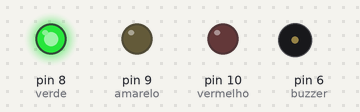
Recording of a sketch running on a simulated Arduino Uno, built with avr-gcc and run on an emulated ATmega328P. On the bench: output pins drawn as LEDs (lit = HIGH), buzzer (waves = sounding).

Above: at 2.5 s.
At 6.0 s:
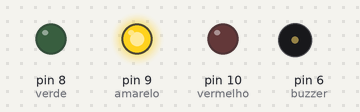
At 9.5 s:
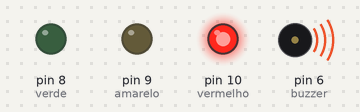
Timing chart, 0 to 15.6 s (numbered marks = the images above):
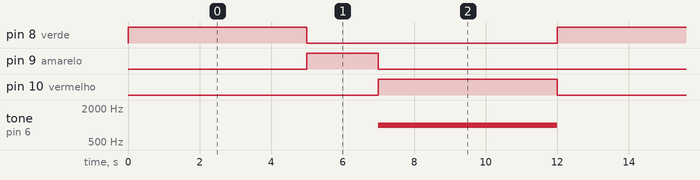

Measured:
- by itself, pin 8 (verde), pin 10 (vermelho): alternates HIGH for 5.0 s and LOW for 7.0 s
- by itself, pin 9 (amarelo): alternates HIGH for 2.0 s and LOW for 10.0 s
- by itself, tone on pin 6 (buzzer): alternates 1000 Hz for 5.0 s and silent for 7.0 s

The sketch:

circuito-1-livre.ino
```cpp
int verde = 8;
int amarelo = 9;
int vermelho = 10;
int buzzer = 6;

void setup() {

  pinMode(verde, OUTPUT);
  pinMode(amarelo, OUTPUT);
  pinMode(vermelho, OUTPUT);
  pinMode(buzzer, OUTPUT);

}

void loop() {

  // VERDE
  digitalWrite(verde, HIGH);
  delay(5000);
  digitalWrite(verde, LOW);

  // AMARELO
  digitalWrite(amarelo, HIGH);
  delay(2000);
  digitalWrite(amarelo, LOW);

  // VERMELHO
  digitalWrite(vermelho, HIGH);

  tone(buzzer, 1000); // som
  delay(5000);

  noTone(buzzer);

  digitalWrite(vermelho, LOW);
}
```
